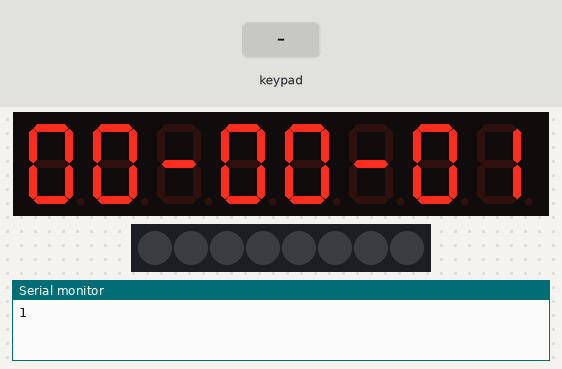
Recording of a sketch running on a simulated Arduino Uno, built with avr-gcc and run on an emulated ATmega328P. Shown: 8-digit seven-segment display, 8 RGB LEDs in strip order, left to right, the last lines printed to the serial monitor. Wiring (inferred from the names in the program): TM1638 display and keys: STB pin 7; clock pin 9; DIO pin 8. The inputs (shaded band) are chosen by the test bench.

Above: at 1.7 s.
1.8 s: key '1' pressed
At 3.3 s:
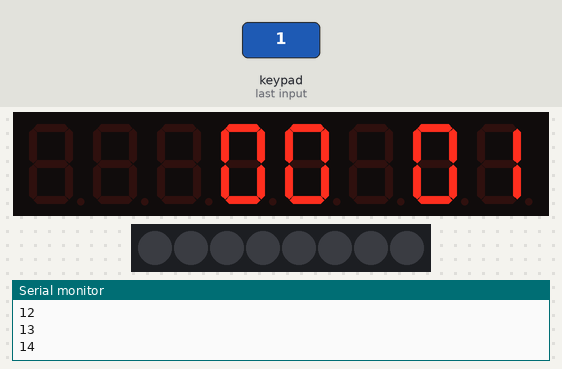
3.4 s: keypad keys 2 5 pressed 0.4 s apart
At 5.6 s:
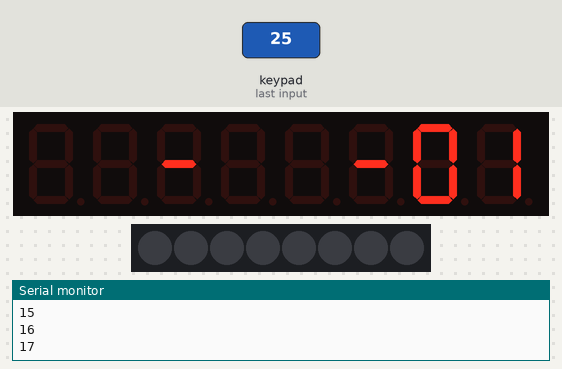
5.7 s: key '2' pressed
At 6.4 s:
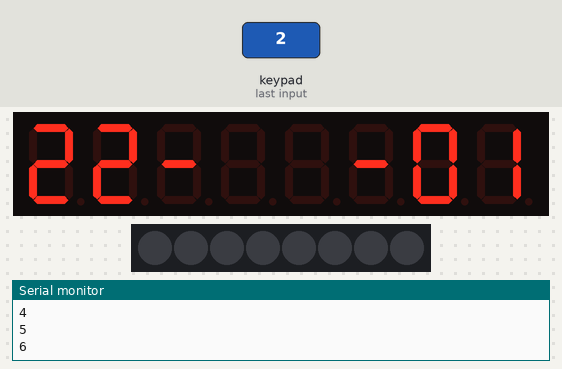
8.1 s: keypad keys 1 2 pressed 0.4 s apart
Timing chart, 0 to 11.1 s (numbered marks = the images above; inputs shaded):
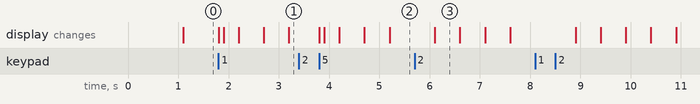

Measured:
- what the display in image 3 shows lasts 0.5 s, from 6.1 s to 6.6 s

The sketch:

LAB11Checkpoint5.ino
```cpp
//Lab11Ch5
const int strobe = 7;
const int clock = 9;
const int data = 8;
volatile unsigned int hour, minute, sec;
volatile bool state = false;  //สร้างตัวแปร stat สำหรับคุมขีด (ture/false)
volatile bool stateH, stateM, stateS;
//stateH คุมสถานะการกระพริบของ LED hr
//stateM นาที, stateS วินาที
volatile static int digit;  //ทดสอบเพื่อให้ทราบว่าตำแหน่งไหนเกิดการเปลี่ยนแปลง
int count_sec, count_3sec, count_half;


ISR(TIMER1_COMPA_vect){

  if(count_sec == 10){ //10 ครั้ง = 1 วิ จะมีการเข้ามาทำ (100 ms) ทำงานครบ 1 รอบยัง
    state = !state;
    Serial.println(state);
    update_time();
    display_7seg();
    count_sec = 0;
  }
  uint8_t mode = readTM1638_Buttons();
  if(mode){
      count_half = 0;
      count_3sec = 1;
      switch(mode){
        case 0x01 : hour < 23 ? hour++ : hour = 0; digit = 1; break;
        case 0x02 : hour > 0 ? hour-- : hour = 23; digit = 1; break;
        case 0x08 : minute < 59 ? minute++ : minute = 0; digit = 2; break;
        case 0x10 : minute > 0 ? minute-- : minute = 59; digit = 2; break;
        case 0x40 : sec = 59; digit = 3; break;
        case 0x80 : sec = 0; digit = 3; break;
      }
      display_7seg();
   }

  if((count_3sec > 0) && (count_3sec <= 30)){

    Serial.println(count_3sec); //ทุกๆ 3 วิ
    count_sec = 0;
    count_3sec++;
    if((count_3sec % 10) == 0){
      state = !state;
      Serial.println("Blink");
    }
    if((count_3sec % 5) == 0){
      switch(digit){
        case 1: stateH = !stateH; break;
        case 2: stateM = !stateM; break;
        case 3: stateS = !stateS; break;
      }
    }
    display_7seg();
  }
  else{
    stateH = 1;
    stateM = 1;
    stateS = 1;
    count_3sec = 0;
    count_half = 0;
    count_sec++;
  }
}
uint8_t readTM1638_Buttons(void)
{
  uint8_t buttons = 0;
  digitalWrite(strobe, LOW);
  shiftOut(data, clock, LSBFIRST, 0x42);

  pinMode(data, INPUT);

  for (uint8_t i = 0; i < 4; i++)
  {
    uint8_t v = shiftIn(data, clock, LSBFIRST) << i;
    buttons |= v;
  }

  pinMode(data, OUTPUT);
  digitalWrite(strobe, HIGH);
  return buttons;
}

void sendCommand(uint8_t value)
{
  digitalWrite(strobe, LOW);
  shiftOut(data, clock, LSBFIRST, value);
  digitalWrite(strobe, HIGH);
}


void reset()
{
  sendCommand(0x40); // set auto increment mode
  digitalWrite(strobe, LOW);
  shiftOut(data, clock, LSBFIRST, 0xc0);   // set starting address to 0
  for(uint8_t i = 0; i < 16; i++)
  {
    shiftOut(data, clock, LSBFIRST, 0x00);
  }
  digitalWrite(strobe, HIGH);
  count_sec = 0;
  count_3sec = 0;
  count_half = 0;
}

void setup()
{
  TCCR1A = 0;
  TCNT1 = 0;
  OCR1A = 6249;
  TCCR1B = (1<<CS12| 0<<CS11 | 0<<CS10 | 1<<WGM12);//prescaler 256
  TIMSK1 = (1 << OCIE1A);
  pinMode(strobe, OUTPUT);
  pinMode(clock, OUTPUT);
  pinMode(data, OUTPUT);
  Serial.begin(9600);
  hour = 0;
  minute = 0;
  sec = 0;
  sendCommand(0x8f);  // activate
  reset();
  display_7seg();
}

void update_time(){
  if(sec == 59){
    sec = 0;
    if(minute == 59){
      minute = 0;
      hour == 23 ? 0 : hour++;
    }
    else{
      minute++;
    }
  }
  else{
    sec++;
  }
}

void display_7seg()
{
   uint8_t digits[] = { 0x3f, 0x06, 0x5b, 0x4f, 0x66, 0x6d, 0x7d, 0x07, 0x7f, 0x6f };
   sendCommand(0x44); // set single address
   //Hour
   digitalWrite(strobe, LOW);
   shiftOut(data, clock, LSBFIRST, 0xc0);
   shiftOut(data, clock, LSBFIRST, stateH ? digits[hour/10] : 0);
   digitalWrite(strobe, HIGH);
   digitalWrite(strobe, LOW);
   shiftOut(data, clock, LSBFIRST, 0xc2);
   shiftOut(data, clock, LSBFIRST, stateH ? digits[hour%10] : 0);
   digitalWrite(strobe, HIGH);
   //Seperate
    digitalWrite(strobe, LOW);
    shiftOut(data, clock, LSBFIRST, 0xc4);
    shiftOut(data, clock, LSBFIRST, state ? 0x40 : 0);
    digitalWrite(strobe, HIGH);
   //Min
   digitalWrite(strobe, LOW);
   shiftOut(data, clock, LSBFIRST, 0xc6);
   shiftOut(data, clock, LSBFIRST, stateM ? digits[minute/10] : 0);
   digitalWrite(strobe, HIGH);
   digitalWrite(strobe, LOW);
   shiftOut(data, clock, LSBFIRST, 0xc8);
   shiftOut(data, clock, LSBFIRST, stateM ? digits[minute%10] : 0);
   digitalWrite(strobe, HIGH);
   //Seperate
     digitalWrite(strobe, LOW);
     shiftOut(data, clock, LSBFIRST, 0xca);
     shiftOut(data, clock, LSBFIRST, state ? 0x40 : 0);
     digitalWrite(strobe, HIGH);
   //Sec
   digitalWrite(strobe, LOW);
   shiftOut(data, clock, LSBFIRST, 0xcc);
   shiftOut(data, clock, LSBFIRST, stateS ? digits[sec/10] : 0);
   digitalWrite(strobe, HIGH);
   digitalWrite(strobe, LOW);
   shiftOut(data, clock, LSBFIRST, 0xce);
   shiftOut(data, clock, LSBFIRST, stateS ? digits[sec%10] : 0);
   digitalWrite(strobe, HIGH);
}

void loop()
{
}
```
